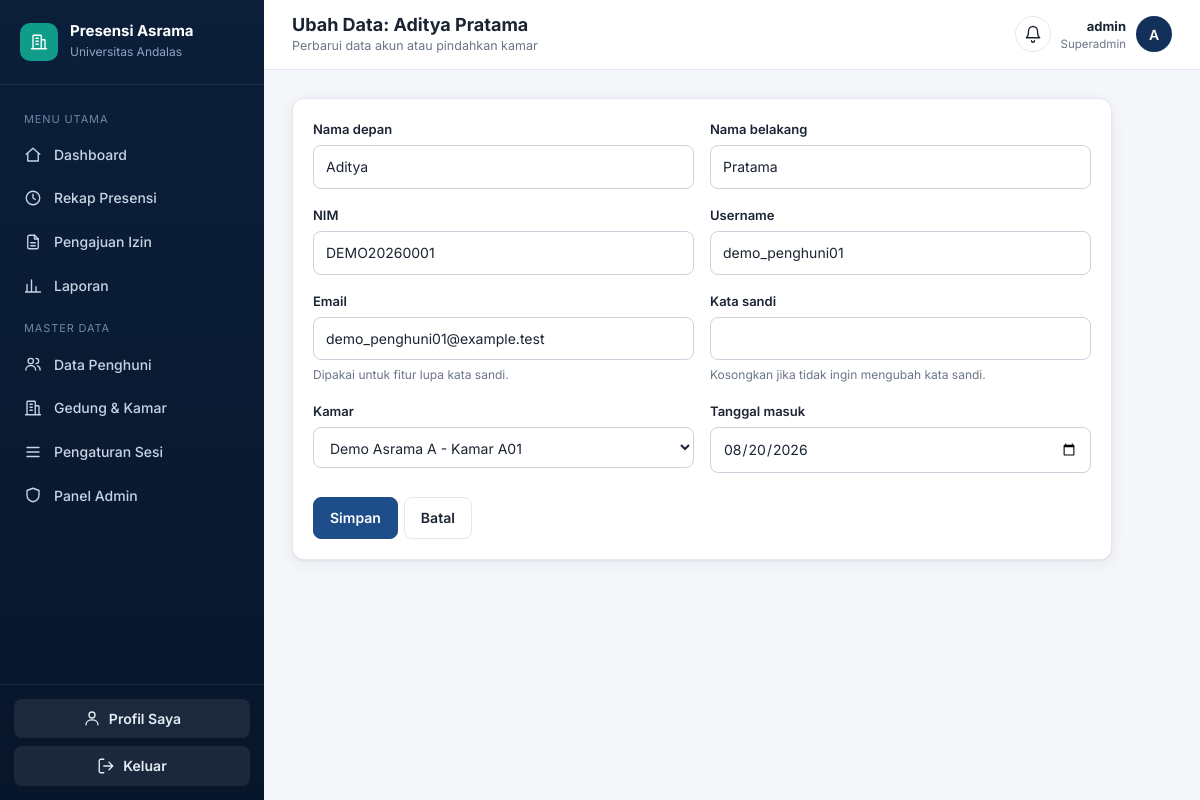
The app's page /kelola/penghuni/8/ubah/ (signed in) with its own data.
### accounts/models.py (models this page shows, shortened)
class User(AbstractUser):
    ROLE_CHOICES = (
        ('superadmin', 'Superadmin'),
        ('fasil', 'Fasilitator'),
        ('penghuni', 'Penghuni'),
    )
    nim_nip = models.CharField(max_length=30, unique=True, null=True, blank=True)
    role = models.CharField(max_length=20, choices=ROLE_CHOICES, default='penghuni')

### accounts/views.py (the view)
# urls.py: path('kelola/penghuni/<int:user_id>/ubah/', accounts_views.penghuni_ubah, name='penghuni_ubah'),
@login_required
def penghuni_ubah(request, user_id):
    if not is_staf(request.user):
        return _tolak_non_staf(request)
    u = get_object_or_404(User, id=user_id, role='penghuni')
    form = PenghuniForm(request.POST or None, instance=u)
    if request.method == 'POST' and form.is_valid():
        form.save()
        messages.success(request, "Data penghuni diperbarui.")
        return redirect('penghuni_detail', user_id=u.id)
    return render(request, 'form_page.html', {'form': form, 'judul': f"Ubah Data: {u.get_full_name() or u.username}",
                  'sub': 'Perbarui data akun atau pindahkan kamar', 'batal_url': reverse('penghuni_detail', args=[u.id]), 'dua_kolom': True})

### accounts/context_processors.py (called while the page is built, shortened)
def notifikasi(request):
    u = request.user
    if not u.is_authenticated:
        return {}
    items = []
    if is_staf(u):
        n = PengajuanIzin.objects.filter(status_persetujuan='pending').count()
        if n:
            items.append({'teks': f'{n} pengajuan izin menunggu persetujuan', 'url': reverse('izin_list'), 'tone': 'pending'})
    return {'notif_items': items}

### accounts/models.py (called while the page is built)
    def __str__(self):
        return f"{self.gedung.nama_gedung} - Kamar {self.nomor_kamar}"

### accounts/views.py (called while the page is built)
def is_admin(u):
    return u.is_superuser or u.role == 'superadmin'

def is_staf(u):
    return is_admin(u) or is_fasil(u)

### templates/form_page.html (shortened to what this page needs)
{% extends "base.html" %}
{% block heading %}{{ judul }}{% endblock %}
{% block subheading %}{{ sub }}{% endblock %}
{% block content %}
<section class="card" style="max-width:{% if dua_kolom %}820{% else %}520{% endif %}px">
  <div class="card-body {% if dua_kolom %}cols-2{% endif %}">
    <form method="post" novalidate>{% csrf_token %}
      {% include "_form_fields.html" %}
      <div class="row-actions" style="margin-top:8px">
        <button class="btn btn-primary" type="submit">Simpan</button>
        <a class="btn" href="{{ batal_url }}">Batal</a>
      </div>
    </form>
  </div>
</section>
{% endblock %}

### templates/base.html (shortened to what this page needs)
{% load static %}<!DOCTYPE html>
<html lang="id">
<head>
  <link rel="stylesheet" href="{% static 'css/app.css' %}">
</head>
<body>
{% with page=request.resolver_match.url_name %}
<div class="app">
  <aside class="sidebar" id="sidebar">
    <div class="brand">
      <div class="brand-mark"><svg class="icon"><use href="#i-building"/></svg></div>
      <div><b>Presensi Asrama</b><small>Universitas Andalas</small></div>
    </div>
    <nav class="nav">
      {% if user.is_superuser or user.role == 'superadmin' %}
        <div class="nav-label">Menu Utama</div>
        <a href="{% url 'home' %}" class="{% if page == 'home' %}active{% endif %}"><svg class="icon"><use href="#i-home"/></svg>Dashboard</a>
        <a href="{% url 'riwayat' %}" class="{% if page == 'riwayat' %}active{% endif %}"><svg class="icon"><use href="#i-clock"/></svg>Rekap Presensi</a>
        <a href="{% url 'izin_list' %}" class="{% if page == 'izin_list' or page == 'izin_detail' %}active{% endif %}"><svg class="icon"><use href="#i-file"/></svg>Pengajuan Izin</a>
        <a href="{% url 'laporan' %}" class="{% if page == 'laporan' %}active{% endif %}"><svg class="icon"><use href="#i-chart"/></svg>Laporan</a>
        <div class="nav-label">Master Data</div>
        <a href="{% url 'penghuni_list' %}" class="{% if page == 'penghuni_list' %}active{% endif %}"><svg class="icon"><use href="#i-users"/></svg>Data Penghuni</a>
        <a href="{% url 'gedung_list' %}" class="{% if page == 'gedung_list' %}active{% endif %}"><svg class="icon"><use href="#i-building"/></svg>Gedung &amp; Kamar</a>
        <a href="{% url 'sesi_list' %}" class="{% if page == 'sesi_list' or page == 'sesi_ubah' %}active{% endif %}"><svg class="icon"><use href="#i-sliders"/></svg>Pengaturan Sesi</a>
        {% if user.is_staff %}<a href="{% url 'admin:index' %}"><svg class="icon"><use href="#i-shield"/></svg>Panel Admin</a>{% endif %}
      {% endif %}
    </nav>
    <div class="sidebar-foot">
      <a class="btn" href="{% url 'profil' %}" style="margin-bottom:8px"><svg class="icon"><use href="#i-user"/></svg>Profil Saya</a>
      <form method="post" action="{% url 'logout' %}">{% csrf_token %}
        <button class="btn"><svg class="icon"><use href="#i-logout"/></svg>Keluar</button>
      </form>
    </div>
  </aside>
  <div class="main">
    <header class="topbar">
      <div><h1>{% block heading %}Dashboard{% endblock %}</h1><p>{% block subheading %}{% endblock %}</p></div>
      <div class="user-chip no-print">
        <details class="notif"><summary aria-label="Notifikasi"><svg class="icon"><use href="#i-bell"/></svg>{% if notif_items %}<em>{{ notif_items|length }}</em>{% endif %}</summary>
          </details>
        <div class="meta"><b>{{ user.get_full_name|default:user.username }}</b>
          <small>{% if user.is_superuser %}Superadmin{% else %}{{ user.get_role_display }}{% endif %}{% if user.nim_nip %} · {{ user.nim_nip }}{% endif %}</small></div>
        <a href="{% url 'profil' %}" class="avatar" style="text-decoration:none">{{ user.get_full_name|default:user.username|slice:":1"|upper }}</a>
      </div>
    </header>
    <main class="content">
      {% block content %}{% endblock %}
    </main>
  </div>
</div>
{% endwith %}
</body>
</html>

### templates/_form_fields.html (shortened to what this page needs)
<div class="form-grid">
{% for f in form %}
  <div class="field{% if f.field.widget.attrs.rows %} full{% endif %}">
    <label for="{{ f.id_for_label }}">{{ f.label }}</label>
    {{ f }}
    {% if f.help_text %}<span class="file-hint">{{ f.help_text|safe }}</span>{% endif %}
  </div>
{% endfor %}
</div>

### static/css/app.css (style rules this page uses)
:root { --navy-950:#08162B; --navy-900:#0B1F3A; --navy-800:#12305A; --primary:#1D4E89; --primary-600:#173F70; --accent:#0F9D8A; --accent-600:#0B8474; --bg:#F4F6FA; --surface:#FFFFFF; --border:#E3E8F0; --text:#1B2433; --muted:#6B7686; --radius:12px; --shadow:0 1px 2px rgba(11,31,58,.06),0 4px 16px rgba(11,31,58,.06); }
* { box-sizing:border-box;margin:0;padding:0 }
body { font-family:'Inter',system-ui,-apple-system,'Segoe UI',Roboto,sans-serif;background:var(--bg);color:var(--text);font-size:14px;line-height:1.55;-webkit-font-smoothing:antialiased }
a { color:var(--primary);text-decoration:none }
small { color:var(--muted);font-size:12px }
.icon { width:18px;height:18px;fill:none;stroke:currentColor;stroke-width:1.8;stroke-linecap:round;stroke-linejoin:round;flex:none }
.app { display:flex;min-height:100vh }
.sidebar { width:264px;background:linear-gradient(180deg,var(--navy-900),var(--navy-950));color:#C9D4E5;display:flex;flex-direction:column;position:fixed;inset:0 auto 0 0;z-index:40;transition:transform .2s }
.brand { display:flex;gap:12px;align-items:center;padding:22px 20px;border-bottom:1px solid rgba(255,255,255,.08) }
.brand-mark { width:38px;height:38px;border-radius:10px;background:var(--accent);display:grid;place-items:center;color:#fff }
.brand b { display:block;color:#fff;font-size:15px;line-height:1.2 }
.brand small { color:#8FA3C0 }
.nav { padding:14px 12px;flex:1;overflow:auto }
.nav-label { font-size:11px;text-transform:uppercase;letter-spacing:.08em;color:#6F85A6;padding:12px 12px 6px }
.nav a { display:flex;gap:12px;align-items:center;padding:10px 12px;border-radius:8px;color:#C9D4E5;font-weight:500;margin-bottom:2px }
.sidebar-foot { padding:14px;border-top:1px solid rgba(255,255,255,.08) }
.sidebar-foot .btn { width:100%;justify-content:center;background:rgba(255,255,255,.08);color:#E6ECF5;border:0 }
.main { margin-left:264px;flex:1;min-width:0 }
.topbar { position:sticky;top:0;z-index:30;background:rgba(255,255,255,.92);backdrop-filter:blur(8px);border-bottom:1px solid var(--border);display:flex;align-items:center;gap:14px;padding:14px 28px }
.topbar h1 { font-size:18px;font-weight:700;line-height:1.2 }
.topbar p { color:var(--muted);font-size:12.5px }
.user-chip { margin-left:auto;display:flex;align-items:center;gap:10px }
.user-chip .meta { text-align:right;line-height:1.25 }
.user-chip .meta b { display:block;font-size:13px }
.user-chip .meta small { font-size:11.5px }
.avatar { width:36px;height:36px;border-radius:50%;background:var(--navy-800);color:#fff;display:grid;place-items:center;font-weight:600 }
.content { padding:28px;max-width:1280px }
.card { background:var(--surface);border:1px solid var(--border);border-radius:var(--radius);box-shadow:var(--shadow) }
.card-body { padding:20px }
.btn { display:inline-flex;align-items:center;gap:8px;padding:9px 16px;border-radius:8px;border:1px solid var(--border);background:#fff;color:var(--text);font:inherit;font-weight:600;cursor:pointer;transition:.15s }
.btn-primary { background:var(--primary);border-color:var(--primary);color:#fff }
.field { display:flex;flex-direction:column;gap:6px;margin-bottom:16px }
.field label { font-weight:600;font-size:13px }
.input { width:100%;padding:10px 12px;border:1px solid #CBD3DF;border-radius:8px;font:inherit;background:#fff;color:var(--text) }
.file-hint { font-size:12px;color:var(--muted) }
.row-actions { display:flex;gap:6px }
.form-grid { display:grid;grid-template-columns:1fr;gap:0 16px }
.cols-2 .form-grid { grid-template-columns:1fr 1fr }
.notif { position:relative }
.notif summary { list-style:none;cursor:pointer;width:36px;height:36px;border:1px solid var(--border);border-radius:50%;display:grid;place-items:center;position:relative;color:var(--text) }

### records on screen
User: get_full_name "admin", get_full_name "A"
User: form "Aditya" "Pratama" "DEMO20260001" "demo_penghuni01" "demo_penghuni01@example.test"

### other values on screen
{{ judul }} "Ubah Data: Aditya Pratama"
{{ sub }} "Perbarui data akun atau pindahkan kamar"
{{ f.label }} "Nama depan" "Nama belakang" "NIM" "Username" "Email" "Kata sandi" "Kamar" "Tanggal masuk"
{{ f.help_text|safe }} "Dipakai untuk fitur lupa kata sandi." "Kosongkan jika tidak ingin mengubah kata sandi."
